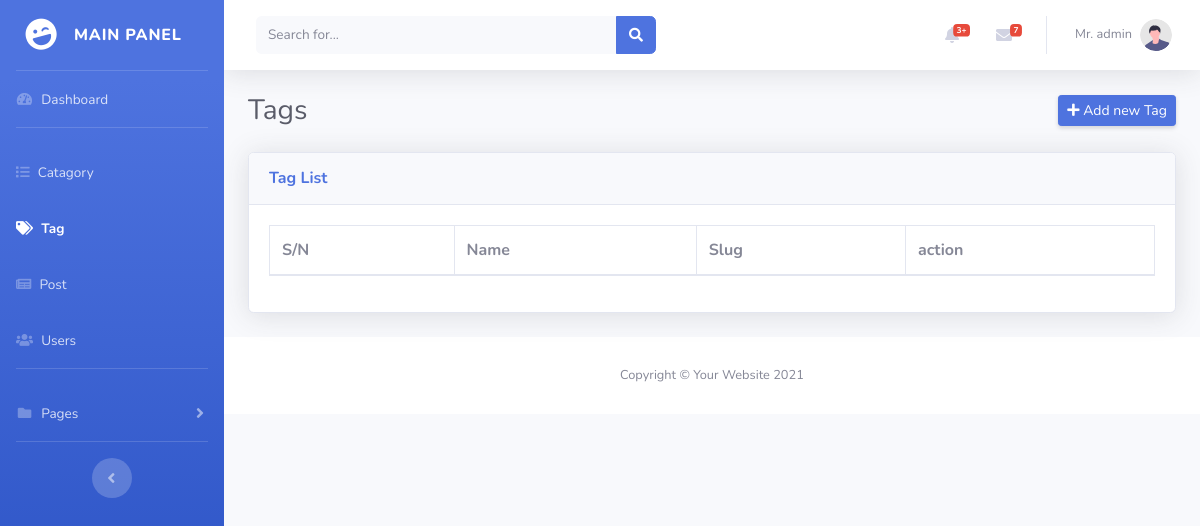
The app's page /admin/tag.php (signed in), older data.
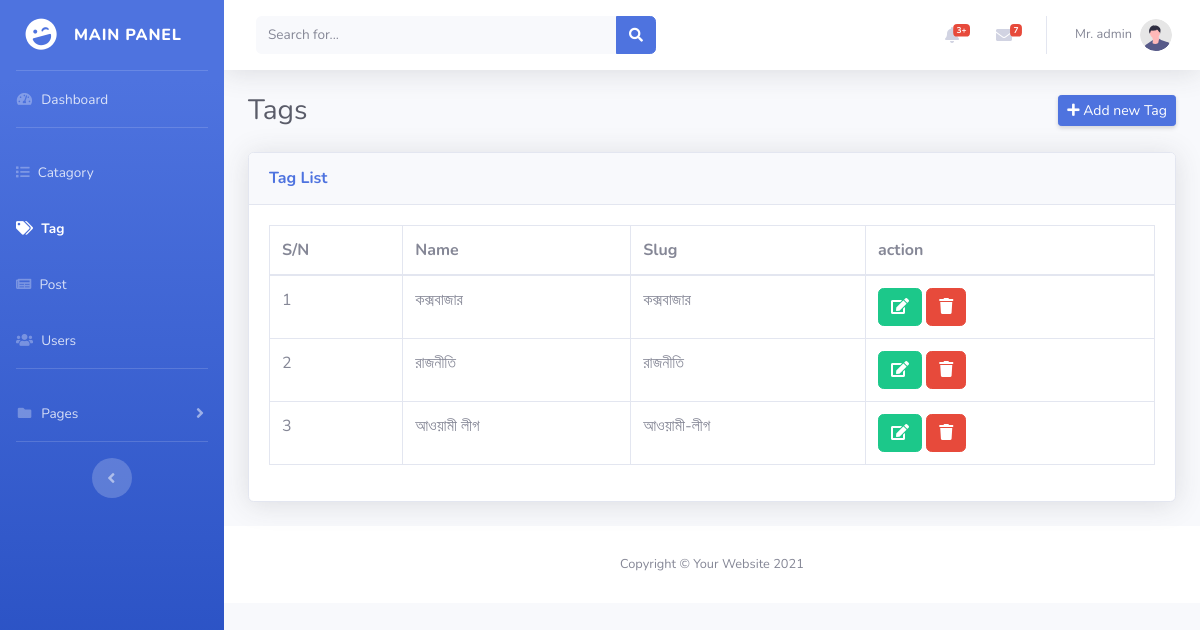
The same page, newer data.
### tables this page shows
CREATE TABLE `tag` (
  `id` bigint NOT NULL,
  `name` varchar(255) NOT NULL,
  `slug` varchar(255) NOT NULL
);

### admin/tag.php (the view, shortened to what this page needs)
<?php
include "layout/head.php";
?>
<div id="wrapper">
    <?php include "layout/sidebard.php"; ?>
    <div id="content-wrapper" class="d-flex flex-column">
        <div id="content">
            <?php include "layout/topbar.php"; ?>
            <div class="container-fluid">
                <div class="d-sm-flex align-items-center justify-content-between mb-4">
                    <h1 class="h3 mb-0 text-gray-800">Tags</h1>
                    <a href="tagCreate.php" class="d-none d-sm-inline-block btn btn-sm btn-primary shadow-sm">
                        <i class="fas fa-plus fa-md text-white"></i>
                        Add new Tag</a>
                </div>
                <div class="card shadow mb-4">
                    <div class="card-header py-3">
                        <h6 class="m-0 font-weight-bold text-primary">Tag List</h6>
                    </div>
                    <div class="card-body">
                        <div class="table-responsive">
                            <table class="table table-bordered" id="dataTable" width="100%" cellspacing="0">
                                <thead>
                                    <tr>
                                        <th>S/N</th>
                                        <th>Name</th>
                                        <th>Slug</th>
                                        <th>action</th>
                                    </tr>
                                </thead>
                                <tbody>
                                    <?php
                                    $sql = "SELECT * FROM tag";
                                    $statement = $conn->query($sql);
                                    $tags = $statement->fetchAll(PDO::FETCH_OBJ);
                                    if ($tags) {
                                        foreach ($tags as $key => $tag) { ?>
                                            <tr>
                                                <td> <?php echo $key + 1; ?> </td>
                                                <td> <?php echo $tag->name; ?> </td>
                                                <td> <?php echo $tag->slug; ?> </td>
                                                <td>
                                                    <a href="tagEdit.php?id=<?php echo $tag->id; ?>" class="btn btn-success">
                                                        <i class="fas fa-edit"></i>
                                                    </a>
                                                    <a href="tagDelete.php?id=<?php echo $tag->id; ?>" onclick="return confirm('Are you sure to Delele?')" class="btn btn-danger">
                                                        <i class="fas fa-trash"></i>
                                                    </a>
                                                </td>
                                            </tr>
                                    <?php
                                        }
                                    }
                                    ?>
                                </tbody>
                            </table>
                        </div>
                    </div>
                </div>
            </div>
            <?php
            include "layout/footer.php";
            ?>

Row changes from the older to the newer data that the page shows:
added tag: name "কক্সবাজার", slug "কক্সবাজার"
added tag: name "রাজনীতি", slug "রাজনীতি"
added tag: name "আওয়ামী লীগ", slug "আওয়ামী-লীগ"
